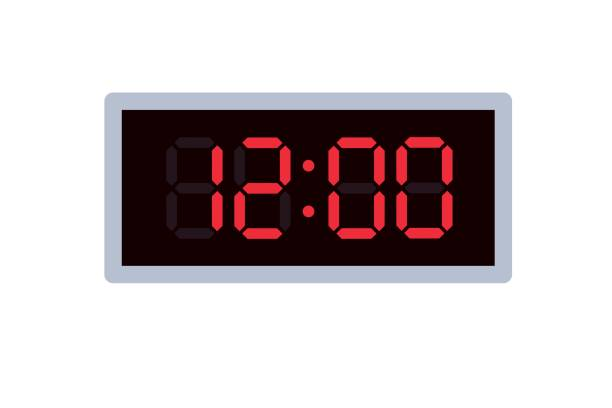
#> input picture clock.jpg, 612 x 408 px
$ python windows_ocr_webcam.py --image ../clock.jpg
#> lines starting #> are read from the running program, lines starting #| are printed output that depends on the picture; after the words box and inside, x2 and y2 are one past the last pixel; in counts of white or black regions, pixels touching at a corner belong together
#> in process_image_file, img is the input picture: shape (408, 612, 3); mean B, G, R 194.5, 192.4, 201.2
#> in process_image_file, `hsv = cv2.cvtColor(img, cv2.COLOR_BGR2HSV)`: hsv: shape (408, 612, 3); mean H, S, V 44.9, 56.9, 203.1
import cv2
import numpy as np
import pytesseract
import argparse
from PIL import Image
import re
import time
from datetime import datetime
import os
import tempfile
import threading


def parse_args():
    p = argparse.ArgumentParser(description="Windows webcam OCR for red/pink clock digits")
    p.add_argument('--camera', type=int, default=0, help='Camera index (default 0)')
    p.add_argument('--tesseract-path', type=str,
                   default=r"C:\\Program Files\\Tesseract-OCR\\tesseract.exe",
                   help='Path to tesseract executable (Windows default)')
    p.add_argument('--image', type=str, default=None, help='Path to an image file to OCR instead of using webcam')
    p.add_argument('--min-area', type=int, default=800, help='Minimum contour area to consider')
    p.add_argument('--display', action='store_true', help='Show video window with annotations')
    p.add_argument('--show-preprocessed', action='store_true', help='Show preprocessed crop(s) used for OCR')
    p.add_argument('--debug-ocr', action='store_true', help='Print raw OCR outputs for each preprocessed region and whole-image attempts')
    p.add_argument('--resize-factor', type=float, default=1.0, help='Scale factor to resize frames for faster processing (0.5 = half size)')
    p.add_argument('--frame-skip', type=int, default=0, help='Skip processing for N frames between OCR passes (0 = process every frame)')
    p.add_argument('--save-on-detect', action='store_true', help='Save snapshot when time-like text detected')
    p.add_argument('--cooldown', type=float, default=3.0, help='Seconds to wait before repeating same detection')
    p.add_argument('--capture-interval', type=float, default=1.0, help='Seconds between camera snapshots to run OCR on')
    return p.parse_args()


def get_red_mask(hsv):
    # red range (two ranges in HSV) that also captures bright pink tones
    lower1 = np.array([0, 70, 50])
    upper1 = np.array([10, 255, 255])
    lower2 = np.array([160, 70, 50])
    upper2 = np.array([180, 255, 255])
    mask1 = cv2.inRange(hsv, lower1, upper1)
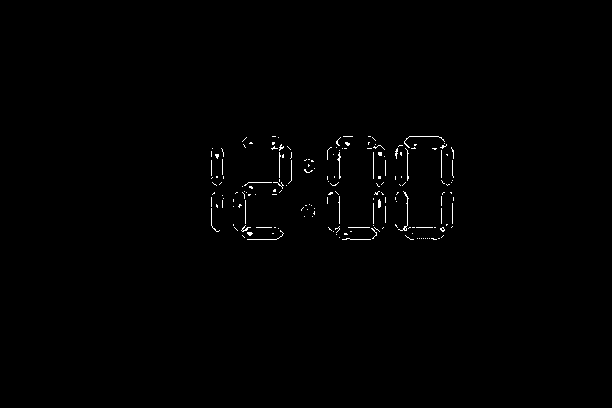
#> mask1: shape (408, 612); 0.58% white in thin lines or dots, all inside (x1, y1, x2, y2) = (211, 136, 454, 240)
    mask2 = cv2.inRange(hsv, lower2, upper2)
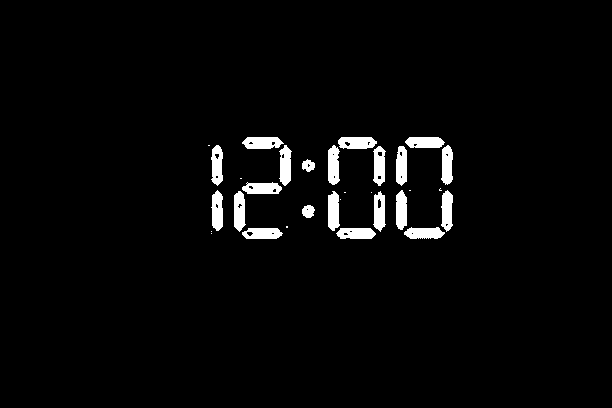
#> mask2: shape (408, 612); 3% white; 31 white regions (10 under 20 px), largest, box (x1, y1, x2, y2) and area: (242, 137, 284, 149) 405, (338, 137, 377, 149) 395, (328, 145, 340, 185) 392
    mask = cv2.bitwise_or(mask1, mask2)
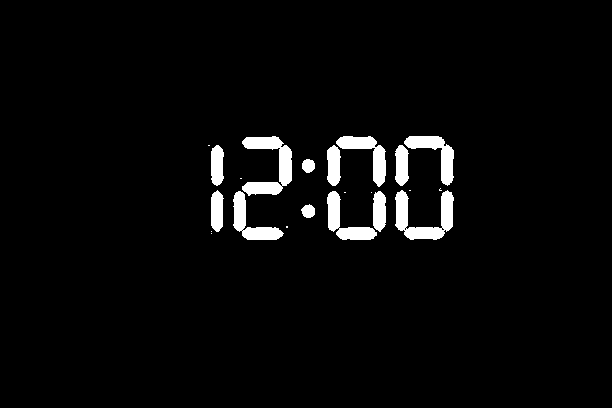
#> mask: shape (408, 612); 3.6% white; 22 white regions (9 under 20 px), largest, box (x1, y1, x2, y2) and area: (242, 136, 292, 196) 1378, (395, 190, 454, 240) 1348, (336, 136, 386, 187) 919
    return mask


# [30 lines left out: function report_detection, not called in this run]


def preprocess_crop(crop):
    # Convert to gray and use adaptive thresholding to enhance digits
    gray = cv2.cvtColor(crop, cv2.COLOR_BGR2GRAY)
    gray = cv2.resize(gray, None, fx=2.0, fy=2.0, interpolation=cv2.INTER_CUBIC)
    _, th = cv2.threshold(gray, 0, 255, cv2.THRESH_BINARY + cv2.THRESH_OTSU)
    # close small gaps and strengthen thin segments
    kernel = cv2.getStructuringElement(cv2.MORPH_RECT, (3, 3))
    th = cv2.morphologyEx(th, cv2.MORPH_CLOSE, kernel, iterations=1)
    th = cv2.dilate(th, kernel, iterations=1)
    return th


def robust_ocr(img):
    """Try several preprocessing variants and tesseract modes to extract time-like text."""
    configs = [
        '--psm 7 -c tessedit_char_whitelist=0123456789:',
        '--psm 6 -c tessedit_char_whitelist=0123456789:',
        '--psm 8 -c tessedit_char_whitelist=0123456789:'
    ]
    pattern = re.compile(r"\d{1,2}:\d{2}")

    # ensure grayscale
    if len(img.shape) == 3:
        gray = cv2.cvtColor(img, cv2.COLOR_BGR2GRAY)
    else:
        gray = img

    # limit tries to keep it reasonably fast
    for scale in (1.0, 1.5, 2.0):
        resized = cv2.resize(gray, None, fx=scale, fy=scale, interpolation=cv2.INTER_CUBIC)
        for invert in (False, True):
            im = 255 - resized if invert else resized
            # try a small set of morphology ops
            kernels = [None, cv2.getStructuringElement(cv2.MORPH_RECT, (2, 2))]
            for k in kernels:
                proc = im.copy()
                if k is not None:
                    proc = cv2.morphologyEx(proc, cv2.MORPH_CLOSE, k)

                for cfg in configs:
                    try:
                        txt = pytesseract.image_to_string(proc, config=cfg)
                    except Exception:
                        txt = ''
                    s = txt.strip().replace(' ', '').replace('l', '1').replace('I', '1')
                    m = pattern.search(s)
                    if m:
                        return m.group(0)

    return None


# [338 lines left out: functions ocr_chars_from_image, recognize_7seg, infer_time_from_text, run, not called in this run]


def process_image_file(image_path, tesseract_path, min_area, save_on_detect, debug_ocr=False):
    pytesseract.pytesseract.tesseract_cmd = tesseract_path
    img = cv2.imread(image_path)
    if img is None:
        print('Error: cannot read image', image_path)
        return

    hsv = cv2.cvtColor(img, cv2.COLOR_BGR2HSV)
    mask = get_red_mask(hsv)

    kernel = cv2.getStructuringElement(cv2.MORPH_RECT, (5, 5))
    mask = cv2.morphologyEx(mask, cv2.MORPH_OPEN, kernel, iterations=1)
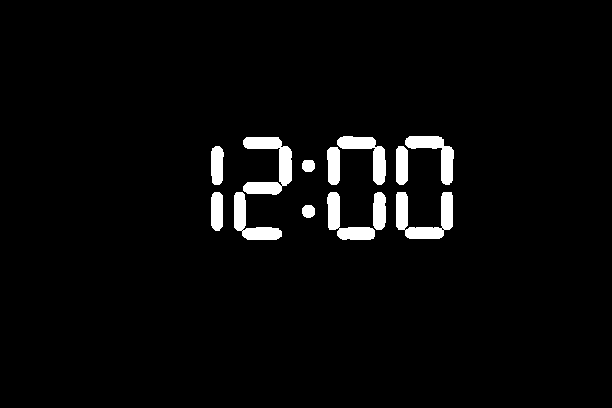
#> mask: shape (408, 612); 3.5% white; 13 white regions, largest, box (x1, y1, x2, y2) and area: (243, 137, 292, 195) 1352, (396, 192, 453, 239) 1304, (405, 136, 454, 185) 902
    mask = cv2.morphologyEx(mask, cv2.MORPH_CLOSE, kernel, iterations=2)
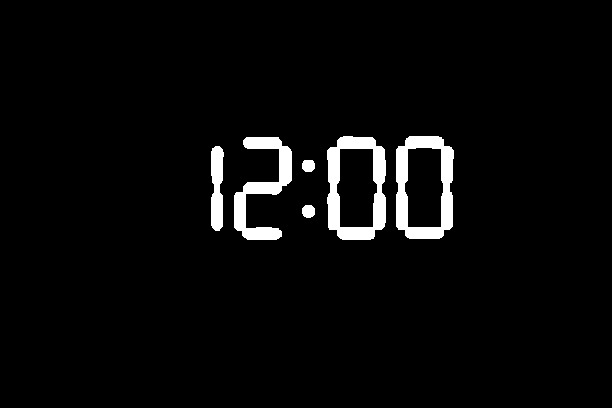
#> mask: shape (408, 612); 3.6% white; 6 white regions

    contours, _ = cv2.findContours(mask, cv2.RETR_EXTERNAL, cv2.CHAIN_APPROX_SIMPLE)
#> contours = 6 contours; box (x1, y1, x2, y2) and area: (327, 136, 386, 240) 5332, (396, 136, 454, 239) 5284, (234, 137, 292, 240) 2072, (211, 146, 224, 231) 824, (302, 205, 315, 218) 123, (302, 160, 315, 172) 117
    found_any = False
    pattern = re.compile(r"\d{1,2}:\d{2}")

    idx = 0
    crops = []
    coords = []
    region_results = []
    for cnt in contours:
        area = cv2.contourArea(cnt)
#> area = 123
        x, y, w, h = cv2.boundingRect(cnt)
#> x = 302; y = 205; w = 13; h = 13
        is_narrow = (h > 3 * w and w > 2 and area > 20)
#> is_narrow = False
        if area < min_area and not is_narrow:
            continue
        pad = 8
        x0 = max(0, x - pad)
        y0 = max(0, y - pad)
        x1 = min(img.shape[1], x + w + pad)
        y1 = min(img.shape[0], y + h + pad)
        crop = img[y0:y1, x0:x1]
        proc = preprocess_crop(crop)
        # Save and show preprocessed crop for debugging
        pre_fn = f'preprocessed_region_{idx}.png'
        cv2.imwrite(pre_fn, proc)
        try:
            cv2.imshow('Preprocessed', proc)
            cv2.waitKey(200)
        except Exception:
            pass
        if debug_ocr:
            raw = pytesseract.image_to_string(proc, config='--psm 7 -c tessedit_char_whitelist=0123456789:')
            print(f'Region {idx} raw OCR (whitelist psm7): "{raw.strip()}"')
            # additional debug passes: try without whitelist, different psm, and inverted image
            try:
                pil = Image.open(pre_fn).convert('L')
            except Exception:
                pil = None
            extra_cfgs = ['','--psm 7','--psm 6','--psm 8']
            for cfg in extra_cfgs:
                try:
                    if pil is not None:
                        out = pytesseract.image_to_string(pil, config=cfg)
                    else:
                        out = pytesseract.image_to_string(proc, config=cfg)
                except Exception as e:
                    out = f'ERROR: {e}'
                print(f'  Region {idx} raw OCR cfg="{cfg}": "{str(out).strip()}"')
            # inverted
            try:
                if pil is not None:
                    inv = Image.fromarray(255 - np.array(pil))
                    out = pytesseract.image_to_string(inv, config='--psm 7')
                    print(f'  Region {idx} raw OCR inverted psm7: "{out.strip()}"')
            except Exception as e:
                print(f'  Region {idx} inverted OCR ERROR: {e}')
        idx += 1
        # keep lists for combined-crops fallback
        crops.append(proc)
        coords.append((x0, y0, x1, y1))

        # Try robust OCR on this region
        found_text = robust_ocr(proc)
        # if robust OCR didn't find H:MM, try char-level segmentation OCR
        if not found_text:
            chars = ocr_chars_from_image(proc)
            if chars:
                # try to infer time from collected digits
                inferred = infer_time_from_text(chars)
                if inferred:
                    found_text = inferred
                    if debug_ocr:
                        print(f'Region {idx} char-level OCR digits: "{chars}" -> inferred "{inferred}"')
                else:
                    if debug_ocr:
                        print(f'Region {idx} char-level OCR digits (no inference): "{chars}"')
            # try seven-seg recognizer per-region
            if not found_text:
                segd = recognize_7seg(proc, debug=debug_ocr)
                if segd:
                    # single digit recognized
                    found_text = segd
                    if debug_ocr:
                        print(f'Region {idx} 7-seg digit: "{segd}"')
        if debug_ocr and not found_text:
            # also show what robust_ocr tried (best-effort): run a simple pass and show
            try_text = pytesseract.image_to_string(proc, config='--psm 6 -c tessedit_char_whitelist=0123456789:')
            print(f'Region {idx} robust fallback raw: "{try_text.strip()}"')
            # attempt to infer a time from the raw region text
            inferred_region = infer_time_from_text(try_text)
            if inferred_region:
                found_text = inferred_region
        if found_text:
            # collect region-level results and coordinates; report after processing all regions
            found_any = True
            region_results.append((x0, found_text, (x0, y0, x1, y1)))

    # After processing all regions, try to assemble a final time from collected region results
    if region_results:
        # Prefer any region that already contains H:MM
        time_re = re.compile(r"\d{1,2}:\d{2}")
        reported = False
        for _, txt, rect in region_results:
            if time_re.search(txt):
                report_detection(txt, frame=img, save_on_detect=save_on_detect)
                reported = True
                break
        if not reported:
            # assemble single-digit results left-to-right
            region_results.sort(key=lambda r: r[0])
            digits = ''.join([r[1] for r in region_results if r[1] is not None])
            inferred = infer_time_from_text(digits)
            if inferred:
                report_detection(inferred, frame=img, save_on_detect=save_on_detect)
                reported = True
        if reported:
            found_any = True

    # Combined-crops fallback: if no region produced a time, try concatenating regions left-to-right
    if not found_any and crops:
        pairs = sorted(zip(coords, crops), key=lambda pc: pc[0][0])
        sorted_crops = [pc[1] for pc in pairs]
        sep = 10
        heights = [c.shape[0] for c in sorted_crops]
        max_h = max(heights)
        norm_crops = [cv2.copyMakeBorder(c, 0, max_h - c.shape[0], 0, 0, cv2.BORDER_CONSTANT, value=0) for c in sorted_crops]
        combined = norm_crops[0]
        for c in norm_crops[1:]:
            combined = np.hstack((combined, np.zeros((max_h, sep), dtype=combined.dtype), c))

        if debug_ocr:
            cv2.imwrite('debug_combined.png', combined)

        combined_found = robust_ocr(combined)
        if combined_found:
            report_detection(combined_found, frame=img, save_on_detect=save_on_detect)
            found_any = True
        else:
            chars = ocr_chars_from_image(combined)
            if chars:
                inferred = infer_time_from_text(chars)
                if inferred:
                    print('Inferred', inferred, 'from combined char-level')
                    if save_on_detect:
                        cv2.imwrite(f'detect_{inferred.replace(":", "-")}_combined.png', img)
                    found_any = True
            if not found_any:
                seg_digits = [recognize_7seg(c) or '' for c in sorted_crops]
                joined = ''.join(seg_digits)
                if joined:
                    inferred = infer_time_from_text(joined)
                    if inferred:
                        print('Inferred', inferred, 'from combined 7-seg', joined)
                        if save_on_detect:
                            cv2.imwrite(f'detect_{inferred.replace(":", "-")}_combined.png', img)
                        found_any = True

    # fallback: if no red contours gave results, run OCR on the whole preprocessed image
    if not found_any:
        gray = cv2.cvtColor(img, cv2.COLOR_BGR2GRAY)
        _, thresh = cv2.threshold(gray, 150, 255, cv2.THRESH_BINARY)
        h, w = thresh.shape
        thresh = cv2.resize(thresh, (w * 2, h * 2), interpolation=cv2.INTER_CUBIC)
        config = '--psm 6 -c tessedit_char_whitelist=0123456789:'
        # Try robust OCR on the whole preprocessed image too
        if debug_ocr:
            raw_whole = pytesseract.image_to_string(thresh, config='--psm 6 -c tessedit_char_whitelist=0123456789:')
            print(f'Whole-image raw OCR: "{raw_whole.strip()}"')
        whole_found = robust_ocr(thresh)
        if whole_found:
            print('Detected', whole_found, 'from whole-image OCR')
            if save_on_detect:
                cv2.imwrite(f'detect_{whole_found.replace(":", "-")}_whole.png', img)
        else:
            # try to infer from raw whole-image OCR
            if debug_ocr:
                inferred_whole = infer_time_from_text(raw_whole)
            else:
                # get raw_whole now if not debug
                raw_whole = pytesseract.image_to_string(thresh, config='--psm 6 -c tessedit_char_whitelist=0123456789:')
                inferred_whole = infer_time_from_text(raw_whole)

            if inferred_whole:
                print(f'Inferred {inferred_whole} from whole-image raw "{raw_whole.strip()}"')
                if save_on_detect:
                    cv2.imwrite(f'detect_{inferred_whole.replace(":", "-")}_whole.png', img)
            else:
                print('No time-like text found in image')


if __name__ == '__main__':
    args = parse_args()
    print('Using tesseract at', args.tesseract_path)
    if args.image:
        process_image_file(args.image, args.tesseract_path, args.min_area, args.save_on_detect, debug_ocr=args.debug_ocr)
#> (the call stopped at in robust_ocr, `txt = pytesseract.image_to_string(proc, config=cfg)`: pytesseract is not available in this run)
    else:
        # attach runtime tuning parameters to the run function so it can read them
        run.resize_factor = args.resize_factor
        run.frame_skip = args.frame_skip
        run.show_preprocessed = args.show_preprocessed
        run.debug_ocr = args.debug_ocr
        run.capture_interval = args.capture_interval
        # tell report_detection we're in webcam mode so overlays auto-dismiss
        try:
            report_detection._webcam_mode = True
        except Exception:
            pass
        run(args.camera, args.tesseract_path, args.min_area, args.display, args.save_on_detect, args.cooldown)
